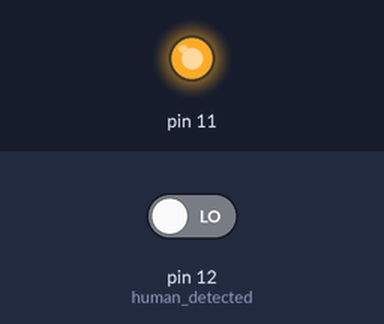
This program was run on a simulated Raspberry Pi (header pin numbers). Shown: output pins drawn as LEDs (lit = HIGH). The inputs (shaded band) are chosen by the test bench; at power-on: pin 12 (human_detected) LOW.

Above: at 1.2 s.
1.3 s: pin 12 (human_detected) driven HIGH
At 2.2 s:
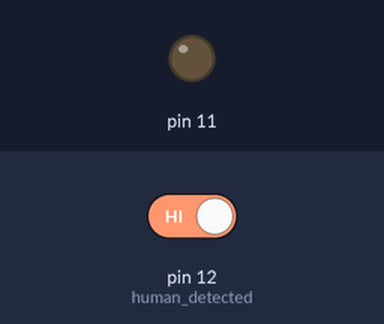
2.8 s: pin 12 (human_detected) driven LOW
At 3.3 s:
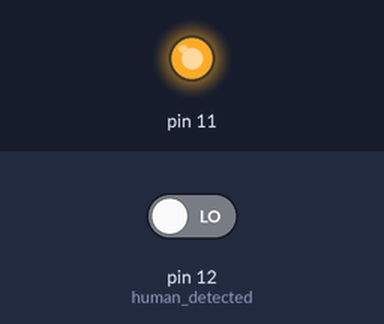
Timing chart, 0 to 5.8 s (numbered marks = the images above; inputs shaded):
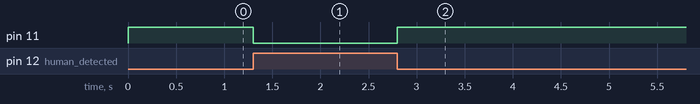

Measured:
- after the input at 1.3 s, pin 11: HIGH → LOW at once
- after the input at 2.8 s, pin 11: LOW → HIGH at once

The program:

human-detect.py
```python
import RPi.GPIO as GPIO
import time

GPIO.setmode(GPIO.BOARD)
GPIO.setup(11,GPIO.OUT)
GPIO.setup(12,GPIO.IN)

while 1:
    #input value from Pin 11
    human_detected = GPIO.input(12)

    if human_detected:
        GPIO.output(11,GPIO.LOW)
    else:
        GPIO.output(11,GPIO.HIGH)

    time.sleep(0.1)
```
